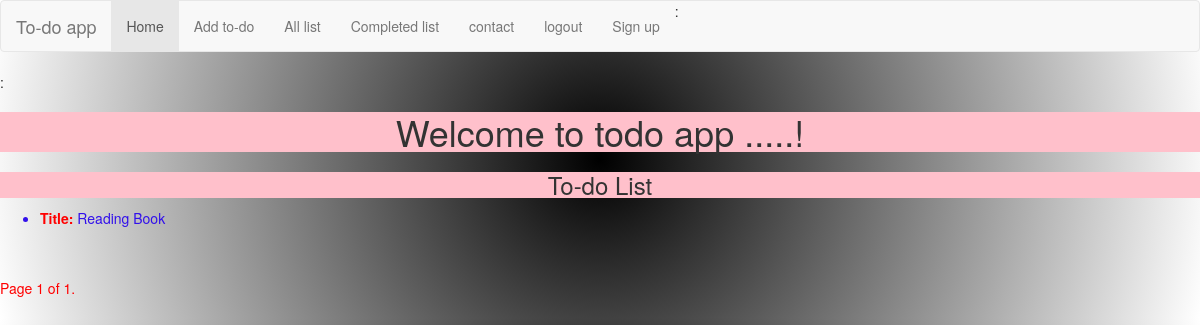
/home/ (signed in), run on an earlier commit of the app's database.
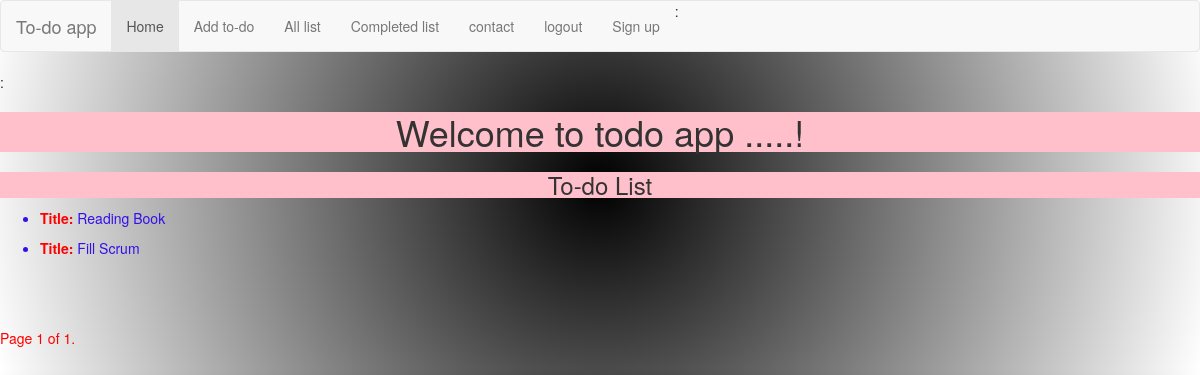
And on a later commit of the database.
### todoapp/models.py (models this page shows, shortened)
class TodoList(models.Model):
    title = models.CharField(max_length=100)
    details=models.TextField(max_length=200)
    status=models.CharField(max_length=30)

### todoapp/views.py (the view)
# urls.py: 2. Add a URL to urlpatterns:  path('', views.home, name='home')
@login_required (login_url='/login')
def home(request):
    sdata=TodoList.objects.filter(status='START')
    paginator=Paginator(sdata,3)
    page_number = request.GET.get('page')
    try:
        sdata=paginator.page(page_number)
    except PageNotAnInteger:
        sdata=paginator.page(1)
    except EmptyPage:
        sdata=paginator.page(paginator.num_pages)
    return render(request,'todoapp/home.html',{'sdata':sdata})

### templates/todoapp/home.html (shortened to what this page needs)
{% extends 'todoapp/base.html' %}
{% load static %}
{% block content %}
{% if request.user.is_authenticated %}:
    <center><h1> Welcome to todo app {{request.user.first_name|upper}}.....!</h1></center>
{% endif %}
<center><h3>To-do List</h3></center>
{% for todo in sdata %}
<ul>
<li><b>Title:    </b>{{todo.title|title}}</li>
</ul>
{% endfor %}
{% for contact in sdata %}
    {{ sdata.title|upper }}<br>
{% endfor %}
<div class="pagination">
    <span class="step-links">
        <span class="current">
            Page {{ sdata.number }} of {{ sdata.paginator.num_pages }}.
        </span>
    </span>
</div>
{% endblock %}

What changed in the data, as far as the page shows it:
added TodoList: title "Fill Scrum"
